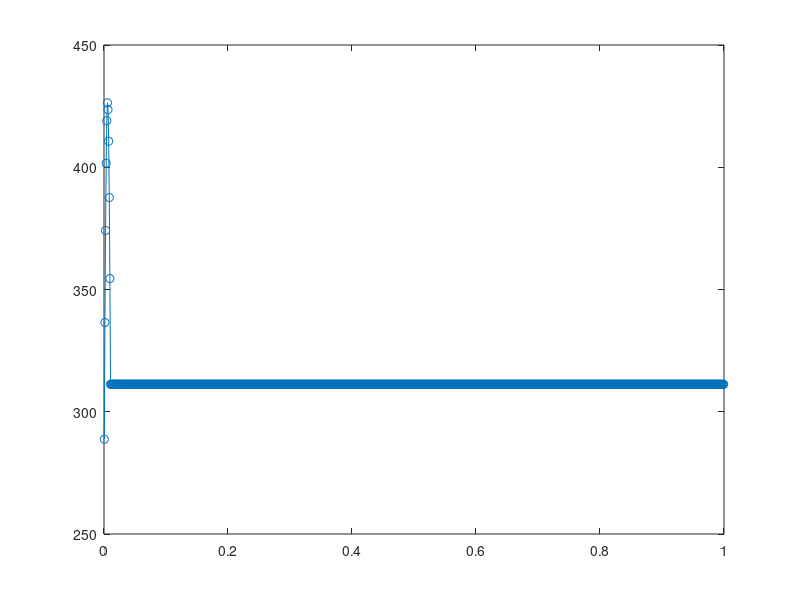

Recreate this plot in MATLAB.
%Simulating the unsteady state 1-D Diffusion equation (Fourier's equation)
...by the Finite Volume Method using fully implicit scheme
    
% Governning equation : k*Txx+S=0; Txx=dT/d^2(x)

clear
%%
% ------Setup problem Parameters-------------------------------
L=1;        % total length is 1m
Area=0.01;  % Cross-session area is 0.01m^2.
k=1000;     % Thermal conductivity is 1000W/m/K
rhoc=1e6;   % density times conductivity
T_L=100;    % Left boundary temperature
T_R=500;    % Right boundary temperature

t_end=300;       % total simulation time 
dt=2;   % time step

T_0=1;      % initial temperature

% ------Setup solver Parameters---------------------------------
Num_node=1000;      % number of volumes

% -----------------------Initializing -------------------------------
X=zeros(Num_node,1);
A=zeros(Num_node,Num_node);
b=zeros(Num_node,1);
dx=L/Num_node;

X_0=ones(Num_node,1)*T_0;

%%

Index_frame=1;
Rec_X=[];

start_time = cputime;
    % -----------------------F V M------------------------------------------
    % Problem to be solved is vector X. It is solved by AX=b. A,b are known.
    %--------------------Build Matrix A-------------------------------------
    %---For iner node-------   
    for i = 2:Num_node-1

        a_W=k/dx;
        a_E=k/dx;
        
        a_P0=rhoc*dx/dt;
        a_P=-a_P0-a_W-a_E;

        A(i,i-1)=a_W;
        A(i,i)  =a_P;
        A(i,i+1)=a_E;
    end
    %---For Boundary node-----------------------------
    %---For Left node---------------------
        a_W=0;
        a_E=k/dx;
        S_P=-2*k/dx;
        a_P0=rhoc*dx/dt;
        a_P=S_P-a_P0-a_W-a_E;
        %S_u=2*k*A/dx*T_A

        i=1;
       %A(i,i-1)=a_W;
        A(i,i)  =a_P;
        A(i,i+1)=a_E;
    %---For Right node---------------------
        a_W=k/dx;
        a_E=0;
        S_P=-2*k/dx;
        a_P0=rhoc*dx/dt;
        a_P=S_P-a_P0-a_W-a_E;
        %S_u=2*k*A/dx*T_B

        i=Num_node;
        A(i,i-1)=a_W;
        A(i,i)  =a_P;
        %A(i,i+1)=a_E;
        
%         inva=inv(A);

for t=0:dt:t_end
    %--------------------Build Vector b-------------------------------------
    a_P0=rhoc*dx/dt;
    for i = 2:Num_node-1
        b(i,1)=-a_P0*X_0(i);
    end
    %---For Left node---------------------
    S_u=2*k/dx*T_L;
    i=1;
    b(i,1)=-S_u-a_P0*X_0(i);
    %---For Right node---------------------
    S_u=2*k/dx*T_R;
    i=Num_node;
    b(i,1)=-S_u-a_P0*X_0(i);
       
    %-------------------Solve AX=b----------------------------------------
%     X=A\b;
%     X=inva*b;
    
    Rec_X=[Rec_X,X_0];
    X_0=X;
    %%
    %-------------------Plot----------------------------------------------
    X_label=(dx/2:dx:L-dx/2)';
    h=plot(X_label,X,'-o');
%     pause(0.1)
     F(Index_frame)=getframe;
     Index_frame=Index_frame+1;
    
end
Time_Normal=cputime-start_time




%% MOR mode 
approximate_degree=10;

% -----------------------Initializing -------------------------------
X_0=ones(Num_node,1)*T_0;


[U,S,~]=svd(Rec_X);  % U*S*V'=Rec_X
U=U(:,1:approximate_degree);
eigenvalues=diag(S);

Index_frame=1;
Rec_X_Mor=[];

start_time = cputime;
    % -----------------------F V M------------------------------------------
    % Problem to be solved is vector X. It is solved by AX=b. A,b are known.
    %--------------------Build Matrix A-------------------------------------
    %---For iner node-------   
    for i = 2:Num_node-1

        a_W=k/dx;
        a_E=k/dx;
        
        a_P0=rhoc*dx/dt;
        a_P=-a_P0-a_W-a_E;

        A(i,i-1)=a_W;
        A(i,i)  =a_P;
        A(i,i+1)=a_E;
    end
    %---For Boundary node-----------------------------
    %---For Left node---------------------
        a_W=0;
        a_E=k/dx;
        S_P=-2*k/dx;
        a_P0=rhoc*dx/dt;
        a_P=S_P-a_P0-a_W-a_E;
        %S_u=2*k*A/dx*T_A

        i=1;
       %A(i,i-1)=a_W;
        A(i,i)  =a_P;
        A(i,i+1)=a_E;
    %---For Right node---------------------
        a_W=k/dx;
        a_E=0;
        S_P=-2*k/dx;
        a_P0=rhoc*dx/dt;
        a_P=S_P-a_P0-a_W-a_E;
        %S_u=2*k*A/dx*T_B

        i=Num_node;
        A(i,i-1)=a_W;
        A(i,i)  =a_P;
        %A(i,i+1)=a_E;

        A_Mor=U'*A*U;
        
        
for t=0:dt:t_end
    %--------------------Build Vector b-------------------------------------
    a_P0=rhoc*dx/dt;
    for i = 2:Num_node-1
        b(i,1)=-a_P0*X_0(i);
    end
    %---For Left node---------------------
    S_u=2*k/dx*T_L;
    i=1;
    b(i,1)=-S_u-a_P0*X_0(i);
    %---For Right node---------------------
    S_u=2*k/dx*T_R;
    i=Num_node;
    b(i,1)=-S_u-a_P0*X_0(i);
       
    %-------------------Solve AX=b----------------------------------------
    b_Mor=U'*b;
    X_Mor=A_Mor\b_Mor;
    
    X=U*X_Mor;
    
    Rec_X_Mor=[Rec_X_Mor,X_0];
    X_0=X;
    %%
    %-------------------Plot----------------------------------------------
    X_label=(dx/2:dx:L-dx/2)';
    h=plot(X_label,X,'-o');
%     pause(0.1)
     F_Mor(Index_frame)=getframe;
     Index_frame=Index_frame+1;
    
end
Time_MOR=cputime-start_time


%     pause(1)
%     movie(F)
    